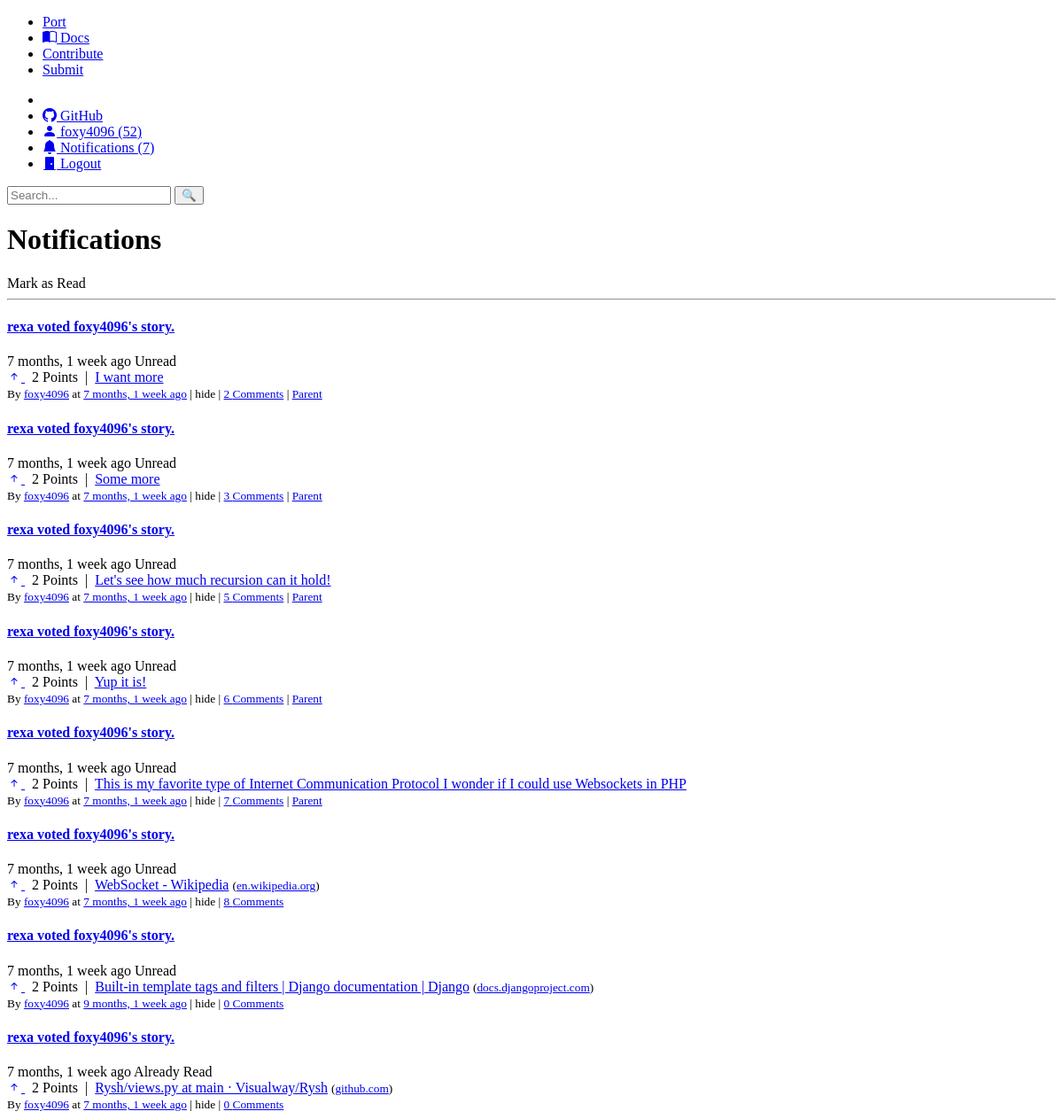
The app's page /notifications/ (signed in) with its own data.
### userprofile/models.py (models this page shows, shortened)
class Userprofile(models.Model):
    user = models.OneToOneField(User, on_delete=models.CASCADE)
    karma = models.IntegerField(default=0)
    about = models.TextField(blank=True, null=True)

### notifications/models.py (models this page shows, shortened)
class Notification(models.Model):
    recipient = models.ForeignKey(
        User, related_name="notifications", on_delete=models.CASCADE
    )
    actor = models.ForeignKey(User, related_name="+", on_delete=models.CASCADE)
    verb = models.CharField(max_length=255)
    created_at = models.DateTimeField(auto_now_add=True)
    object_type = models.CharField(max_length=255)
    object_id = models.PositiveBigIntegerField()
    is_read = models.BooleanField(default=False)
    def __str__(self):
        return f"{self.actor} {self.verb} {self.recipient}'s {self.object_type}."
    class Meta:
        ordering = ["is_read", "-created_at"]

### story/models.py (models this page shows, shortened)
class Story(models.Model):
    title = models.CharField(max_length=512, help_text="Required")
    content = models.TextField(blank=True, null=True, help_text="Optional")
    url = models.URLField(null=True, blank=True, help_text="Optional")
    votes = models.ManyToManyField(User, related_name="votes")
    created_on = models.DateTimeField(auto_now_add=True)
    created_by = models.ForeignKey(
        User, on_delete=models.CASCADE, related_name="stories", blank=True, null=True
    )
    reply_to = models.ForeignKey(
        "self", null=True, blank=True, related_name="replies", on_delete=models.CASCADE
    )
    class Meta:
        verbose_name_plural = "Stories"
        ordering = ["-created_on"]
    def __str__(self):
        return self.title
    def total_comments_count(self):
        f"""
        Count the total number of replies recursively for {self}
        """
        count = self.replies.count()
        count += sum(reply.total_comments_count() for reply in self.replies.all())
        return count

### notifications/views.py (the view)
# urls.py: path("", views.notification_page, name="notification_page"),
@login_required
def notification_page(request):
    return render(request, "notifications/notification.html")

### notifications/context_processors.py (called while the page is built)
def notifications(request):
    if request.user.is_authenticated:
        return {
            "unread_notifications": Notification.objects.filter(
                recipient=request.user, is_read=False
            ),
            "notifications": Notification.objects.filter(recipient=request.user),
        }
    else:
        return {"notifications": None}

### story/templatetags/parse_domain.py (called while the page is built)
@register.filter(name="parse_domain", is_safe=True)
def parse_domain(url):
    return urlparse(url).netloc or None

### story/templatetags/story_tag.py (called while the page is built)
@register.inclusion_tag("story/islands/story.html")
def story_block(story_id):
    return {"story": Story.objects.get(id=story_id)}

### notifications/templates/notifications/notification.html (shortened to what this page needs)
{% extends 'core/base.html' %}
{% block content %}
    <div class="container">
        <h1>Notifications</h1>
        <a>Mark as Read</a>
        <hr>
        {% for notification in notifications %}
            {% include 'notifications/islands/notification_block.html' %}
        {% endfor %}
    </div>
{% endblock content %}

### core/templates/core/islands/navbar.html
<header class="navbar">
    <nav aria-label="Site sections">
        <ul role="list">
            <li><a href="/">Port</a>
            <li><a href="/docs"><i class="bi bi-book-half"></i> Docs</a>
            <li><a href="https://github.com/foxy4096/Port/fork">Contribute</a>
            <li><a href="{% url 'submit' %}">Submit</a>
        </ul>
    </nav>
    <nav aria-label="Social media links">
        <ul role="list">
            <li><a href="/"><img alt=""></a>
            <li><a href="https://github.com/foxy4096/Port"><i class="bi bi-github"></i> GitHub</a>
                {% if user.is_authenticated %}
            <li><a href="{% url 'user-profile' user.username %}" class="ok"><i class="bi bi-person-fill"></i> {{ user.username }} ({{ user.userprofile.karma }})</a>
            <li><a href="{% url 'notification_page' %}"><i class="bi bi-bell-fill"></i> Notifications ({{ unread_notifications.count  }})</a></a>
            <li><a href="{% url 'logout' %}" class="bad"><i class="bi bi-door-closed-fill"></i> Logout</a>
                {% else %}
                <li><a href="{% url 'login' %}" class="ok">Login</a>
                <li><a href="{% url 'signup' %}">Signup</a>
                {% endif %}
        </ul>
    </nav>
    {% include 'core/islands/search_bar.html' %}
</header>

### notifications/templates/notifications/islands/notification_block.html
{% load humanize %}
{% load story_tag %}
{% load parse_domain %}
<div class="box">
    <h4>
        <a href="{% url 'notification_redirect' notification.id %}">{{ notification }}</a>
    </h4>
    <span class="chip ok" title="{{notification.created_at}}">{{ notification.created_at|naturaltime }}</span>
    {% if notification.is_read %}
    <span class="chip info" title="Already Read">Already Read</span>
    {% else %}
    <span class="chip bad" title="Unread">Unread</span>
    {% endif %}
    {% if notification.object_type == 'story' %}
    {% story_block notification.object_id %}
    {% endif %}
</div>

### story/templates/story/islands/story.html (shortened to what this page needs)
{% load humanize %}
{% load story_tag %}
{% load parse_domain %}
<div class="{% if is_reply %} custom-box {% else %} box {% endif %} plain">
        <sapn id="votes-{{ story.id }}">
            {% include 'story/islands/votes.html' %} &#160;|&#160;
        </sapn>
        {% if is_reply %}
        {{story.title}}
            {% else %}
            <a href="
            {% if story.url != None %}
            {{story.url}}
            {% else %}
            {% url 'story_detail' story.pk %}
            {% endif %}
            " target="_blank">{{ story.title }}</a>
            {% endif %}
        <small>
        {% if story.url|parse_domain %}
        (<a href="{{ story.url }}" target="_blank">{{ story.url | parse_domain }}</a>)
        {% endif %}
        <br>
        By <a href="{% url 'user-profile' story.created_by.username %}">
            {{ story.created_by.username }}</a> at <a href="{% url 'story_detail' story.pk %}">
            {{ story.created_on | naturaltime }}</a> | hide
            {% if is_reply %}
            | <a href="{% url 'story_detail' story.pk %}">reply</a>
            {% else %}
            | <a href="{% url 'story_detail' story.pk %}">{{story.total_comments_count}}
                Comments</a>
            {% endif %}
            {% if story.reply_to and not is_reply %}
            |
            <a href="{% url 'story_detail' story.reply_to.pk %}">Parent</a>
            {% endif %}
    </small>
</div>

### story/templates/story/islands/votes.html (shortened to what this page needs)
{% if user.is_authenticated %}
<a class="<button>" hx-get="{% url 'vote_story' story.id %}" hx-target="#votes-{{ story.id }}">
    {% if not user in story.votes.all %}
    <i class="bi bi-arrow-up-short"></i>
    {% else %}
    <i class="bi bi-arrow-down-short"></i>
    {% endif %}
</a>
{% else %}
<a class="<button>" href="{% url 'login' %}?next={% url 'vote_story' story.id %}" hx-target="#votes-{{ story.id }}">
    <i class="bi bi-arrow-up-short"></i>
</a>
{% endif %}
{{ story.votes.count }} Points

### records on screen
Notification: actor+verb+recipient "rexa voted foxy4096's story.", created_at "7 months, 1 week ago", is_read "Unread", shows "Parent"
Story: votes.count "2", title "I want more", created_by.username "foxy4096", created_on "7 months, 1 week ago", total_comments_count "2"
Notification: actor+verb+recipient "rexa voted foxy4096's story.", created_at "7 months, 1 week ago", is_read "Unread", shows "Parent"
Story: votes.count "2", title "Some more", created_by.username "foxy4096", created_on "7 months, 1 week ago", total_comments_count "3"
Notification: actor+verb+recipient "rexa voted foxy4096's story.", created_at "7 months, 1 week ago", is_read "Unread", shows "Parent"
Story: votes.count "2", title "Let's see how much recursion can it hold!", created_by.username "foxy4096", created_on "7 months, 1 week ago", total_comments_count "5"
Notification: actor+verb+recipient "rexa voted foxy4096's story.", created_at "7 months, 1 week ago", is_read "Unread", shows "Parent"
Story: votes.count "2", title "Yup it is!", created_by.username "foxy4096", created_on "7 months, 1 week ago", total_comments_count "6"
Notification: actor+verb+recipient "rexa voted foxy4096's story.", created_at "7 months, 1 week ago", is_read "Unread", shows "Parent"
Story: votes.count "2", title "This is my favorite type of Internet Communication Protocol I wonder if I could use Websockets in PHP", created_by.username "foxy4096", created_on "7 months, 1 week ago", total_comments_count "7"
Notification: actor+verb+recipient "rexa voted foxy4096's story.", created_at "7 months, 1 week ago", is_read "Unread"
Story: votes.count "2", title "WebSocket - Wikipedia", url|parse_domain "en.wikipedia.org", created_by.username "foxy4096", created_on "7 months, 1 week ago", total_comments_count "8"
Notification: actor+verb+recipient "rexa voted foxy4096's story.", created_at "7 months, 1 week ago", is_read "Unread"
Story: votes.count "2", title "Built-in template tags and filters | Django documentation | Django", url|parse_domain "docs.djangoproject.com", created_by.username "foxy4096", created_on "9 months, 1 week ago", total_comments_count "0"
Notification: actor+verb+recipient "rexa voted foxy4096's story.", created_at "7 months, 1 week ago", is_read "Already Read"
Story: votes.count "2", title "Rysh/views.py at main · Visualway/Rysh", url|parse_domain "github.com", created_by.username "foxy4096", created_on "7 months, 1 week ago", total_comments_count "0"

### other values on screen
{{ user.username }} "foxy4096"
{{ user.userprofile.karma }} "52"
{{ unread_notifications.count }} "7"
